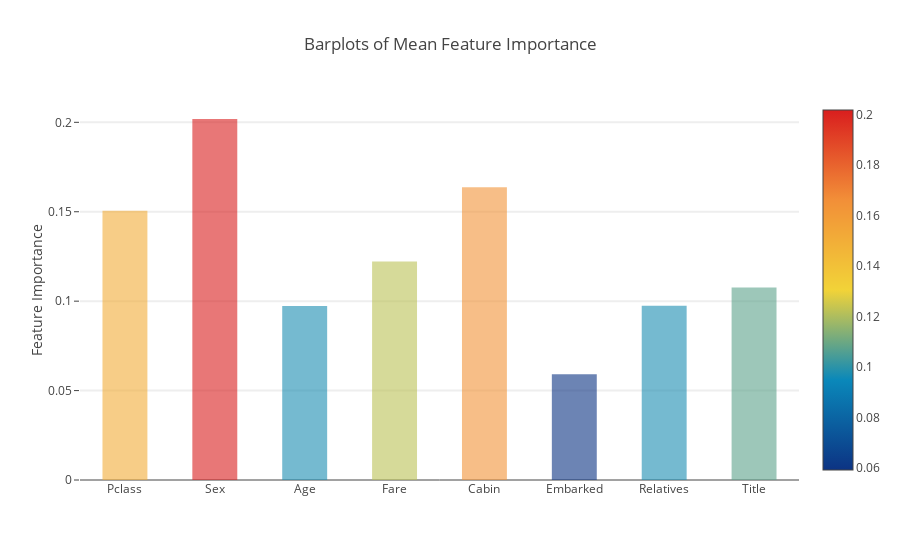

Notebook code for this chart:
### Code cell
y = feature_dataframe['mean'].values
x = feature_dataframe['features'].values
data = [go.Bar(
            x= x,
             y= y,
            width = 0.5,
            marker=dict(
               color = feature_dataframe['mean'].values,
            colorscale='Portland',
            showscale=True,
            reversescale = False
            ),
            opacity=0.6
        )]

layout= go.Layout(
    autosize= True,
    title= 'Barplots of Mean Feature Importance',
    hovermode= 'closest',
#     xaxis= dict(
#         title= 'Pop',
#         ticklen= 5,
#         zeroline= False,
#         gridwidth= 2,
#     ),
    yaxis=dict(
        title= 'Feature Importance',
        ticklen= 5,
        gridwidth= 2
    ),
    showlegend= False
)
fig = go.Figure(data=data, layout=layout)
py.iplot(fig, filename='bar-direct-labels')

### Figure 1 — Plotly figure (JSON) as saved in the notebook; plotly's stock layout.template omitted (floating-point values rounded to 4 significant figures)
{"data": [{"marker": {"color": [0.1506, 0.2019, 0.09727, 0.1222, 0.1638, 0.05919, 0.09745, 0.1077], "colorscale": "Portland", "reversescale": false, "showscale": true}, "opacity": 0.6, "type": "bar", "width": 0.5, "x": ["Pclass", "Sex", "Age", "Fare", "Cabin", "Embarked", "Relatives", "Title"], "y": [0.1506, 0.2019, 0.09727, 0.1222, 0.1638, 0.05919, 0.09745, 0.1077]}], "layout": {"autosize": true, "hovermode": "closest", "showlegend": false, "title": "Barplots of Mean Feature Importance", "yaxis": {"gridwidth": 2, "ticklen": 5, "title": "Feature Importance"}}}
